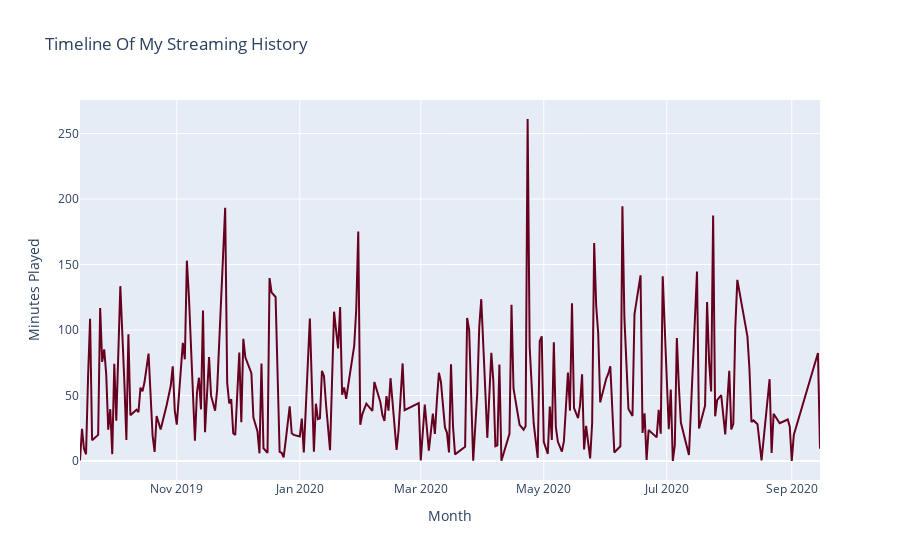

The notebook cell this image was saved under:
### Code cell
fig = px.line(day, x="date", y="minutes_played",
              labels={
                     "date": "Month",
                     "minutes_played": "Minutes Played"},
              color_discrete_sequence=px.colors.sequential.RdBu, title="Timeline Of My Streaming History")

fig.show()

### Figure 1 — Plotly figure (JSON) as saved in the notebook; plotly's stock layout.template omitted (floating-point values rounded to 4 significant figures; data arrays with more than 128 entries replaced by an {"elided": "..."} marker saying what was removed)
{"data": [{"hovertemplate": "Month=%{x}<br>Minutes Played=%{y}<extra></extra>", "legendgroup": "", "line": {"color": "rgb(103,0,31)", "dash": "solid"}, "marker": {"symbol": "circle"}, "mode": "lines", "name": "", "orientation": "v", "showlegend": false, "type": "scatter", "x": {"elided": "243 str values"}, "xaxis": "x", "y": {"elided": "243 float values"}, "yaxis": "y"}], "layout": {"legend": {"tracegroupgap": 0}, "title": {"text": "Timeline Of My Streaming History"}, "xaxis": {"anchor": "y", "domain": [0, 1], "title": {"text": "Month"}}, "yaxis": {"anchor": "x", "domain": [0, 1], "title": {"text": "Minutes Played"}}}}
